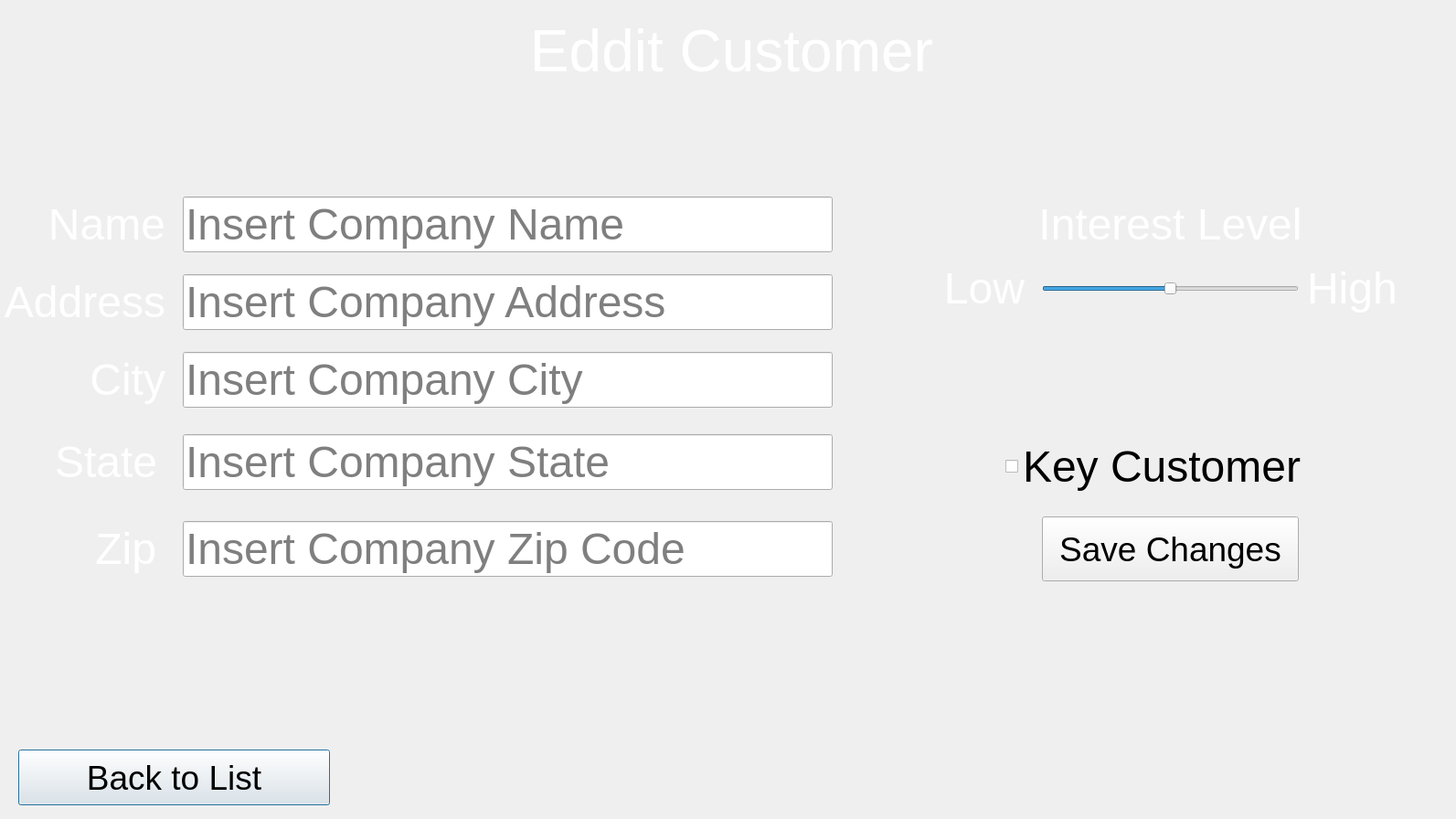
<?xml version="1.0" encoding="UTF-8"?>
<ui version="4.0">
 <class>editInfo</class>
 <widget class="QDialog" name="editInfo">
  <property name="geometry">
   <rect>
    <x>0</x>
    <y>0</y>
    <width>1593</width>
    <height>896</height>
   </rect>
  </property>
  <property name="windowTitle">
   <string>Dialog</string>
  </property>
  <widget class="QSlider" name="InterestSlider">
   <property name="geometry">
    <rect>
     <x>1140</x>
     <y>295</y>
     <width>281</width>
     <height>41</height>
    </rect>
   </property>
   <property name="maximum">
    <number>2</number>
   </property>
   <property name="sliderPosition">
    <number>1</number>
   </property>
   <property name="orientation">
    <enum>Qt::Horizontal</enum>
   </property>
  </widget>
  <widget class="QLineEdit" name="nameLineEdit">
   <property name="geometry">
    <rect>
     <x>200</x>
     <y>215</y>
     <width>711</width>
     <height>61</height>
    </rect>
   </property>
   <property name="font">
    <font>
     <pointsize>36</pointsize>
    </font>
   </property>
   <property name="placeholderText">
    <string>Insert Company Name</string>
   </property>
  </widget>
  <widget class="QLabel" name="label_5">
   <property name="geometry">
    <rect>
     <x>50</x>
     <y>565</y>
     <width>121</width>
     <height>71</height>
    </rect>
   </property>
   <property name="font">
    <font>
     <pointsize>10</pointsize>
    </font>
   </property>
   <property name="text">
    <string>&lt;html&gt;&lt;head/&gt;&lt;body&gt;&lt;p&gt;&lt;span style=&quot; font-size:36pt; color:#ffffff;&quot;&gt;Zip&lt;/span&gt;&lt;/p&gt;&lt;/body&gt;&lt;/html&gt;</string>
   </property>
   <property name="alignment">
    <set>Qt::AlignRight|Qt::AlignTrailing|Qt::AlignVCenter</set>
   </property>
  </widget>
  <widget class="QLabel" name="label_4">
   <property name="geometry">
    <rect>
     <x>60</x>
     <y>475</y>
     <width>111</width>
     <height>61</height>
    </rect>
   </property>
   <property name="font">
    <font>
     <pointsize>10</pointsize>
    </font>
   </property>
   <property name="text">
    <string>&lt;html&gt;&lt;head/&gt;&lt;body&gt;&lt;p&gt;&lt;span style=&quot; font-size:36pt; color:#ffffff;&quot;&gt;State&lt;/span&gt;&lt;/p&gt;&lt;/body&gt;&lt;/html&gt;</string>
   </property>
   <property name="alignment">
    <set>Qt::AlignRight|Qt::AlignTrailing|Qt::AlignVCenter</set>
   </property>
  </widget>
  <widget class="QPushButton" name="pushButton_2">
   <property name="geometry">
    <rect>
     <x>20</x>
     <y>820</y>
     <width>341</width>
     <height>61</height>
    </rect>
   </property>
   <property name="font">
    <font>
     <pointsize>28</pointsize>
    </font>
   </property>
   <property name="text">
    <string>Back to List</string>
   </property>
  </widget>
  <widget class="QLabel" name="label_7">
   <property name="geometry">
    <rect>
     <x>1130</x>
     <y>215</y>
     <width>301</width>
     <height>61</height>
    </rect>
   </property>
   <property name="font">
    <font>
     <pointsize>36</pointsize>
    </font>
   </property>
   <property name="text">
    <string>&lt;html&gt;&lt;head/&gt;&lt;body&gt;&lt;p&gt;&lt;span style=&quot; color:#ffffff;&quot;&gt;Interest Level&lt;/span&gt;&lt;/p&gt;&lt;/body&gt;&lt;/html&gt;</string>
   </property>
   <property name="alignment">
    <set>Qt::AlignCenter</set>
   </property>
  </widget>
  <widget class="QLabel" name="label_3">
   <property name="geometry">
    <rect>
     <x>50</x>
     <y>385</y>
     <width>131</width>
     <height>61</height>
    </rect>
   </property>
   <property name="font">
    <font>
     <pointsize>10</pointsize>
    </font>
   </property>
   <property name="text">
    <string>&lt;html&gt;&lt;head/&gt;&lt;body&gt;&lt;p&gt;&lt;span style=&quot; font-size:36pt; color:#ffffff;&quot;&gt;City&lt;/span&gt;&lt;/p&gt;&lt;/body&gt;&lt;/html&gt;</string>
   </property>
   <property name="alignment">
    <set>Qt::AlignRight|Qt::AlignTrailing|Qt::AlignVCenter</set>
   </property>
  </widget>
  <widget class="QLabel" name="label_6">
   <property name="geometry">
    <rect>
     <x>1030</x>
     <y>285</y>
     <width>91</width>
     <height>61</height>
    </rect>
   </property>
   <property name="font">
    <font>
     <pointsize>8</pointsize>
    </font>
   </property>
   <property name="text">
    <string>&lt;html&gt;&lt;head/&gt;&lt;body&gt;&lt;p&gt;&lt;span style=&quot; font-size:36pt; color:#ffffff;&quot;&gt;Low&lt;/span&gt;&lt;/p&gt;&lt;/body&gt;&lt;/html&gt;</string>
   </property>
   <property name="alignment">
    <set>Qt::AlignRight|Qt::AlignTrailing|Qt::AlignVCenter</set>
   </property>
  </widget>
  <widget class="QLineEdit" name="zipLineEdit">
   <property name="geometry">
    <rect>
     <x>200</x>
     <y>570</y>
     <width>711</width>
     <height>61</height>
    </rect>
   </property>
   <property name="font">
    <font>
     <pointsize>36</pointsize>
    </font>
   </property>
   <property name="placeholderText">
    <string>Insert Company Zip Code</string>
   </property>
  </widget>
  <widget class="QCheckBox" name="keyCheckBox">
   <property name="geometry">
    <rect>
     <x>1100</x>
     <y>475</y>
     <width>361</width>
     <height>71</height>
    </rect>
   </property>
   <property name="palette">
    <palette>
     <active>
      <colorrole role="WindowText">
       <brush brushstyle="SolidPattern">
        <color alpha="255">
         <red>255</red>
         <green>255</green>
         <blue>255</blue>
        </color>
       </brush>
      </colorrole>
     </active>
     <inactive>
      <colorrole role="WindowText">
       <brush brushstyle="SolidPattern">
        <color alpha="255">
         <red>0</red>
         <green>0</green>
         <blue>0</blue>
        </color>
       </brush>
      </colorrole>
     </inactive>
     <disabled>
      <colorrole role="WindowText">
       <brush brushstyle="SolidPattern">
        <color alpha="255">
         <red>120</red>
         <green>120</green>
         <blue>120</blue>
        </color>
       </brush>
      </colorrole>
     </disabled>
    </palette>
   </property>
   <property name="font">
    <font>
     <pointsize>36</pointsize>
     <kerning>true</kerning>
    </font>
   </property>
   <property name="focusPolicy">
    <enum>Qt::StrongFocus</enum>
   </property>
   <property name="contextMenuPolicy">
    <enum>Qt::DefaultContextMenu</enum>
   </property>
   <property name="acceptDrops">
    <bool>false</bool>
   </property>
   <property name="text">
    <string>Key Customer</string>
   </property>
   <property name="iconSize">
    <size>
     <width>32</width>
     <height>32</height>
    </size>
   </property>
   <property name="shortcut">
    <string/>
   </property>
   <property name="checked">
    <bool>false</bool>
   </property>
  </widget>
  <widget class="QLabel" name="label">
   <property name="geometry">
    <rect>
     <x>40</x>
     <y>215</y>
     <width>141</width>
     <height>61</height>
    </rect>
   </property>
   <property name="font">
    <font>
     <pointsize>10</pointsize>
    </font>
   </property>
   <property name="text">
    <string>&lt;html&gt;&lt;head/&gt;&lt;body&gt;&lt;p&gt;&lt;span style=&quot; font-size:36pt; color:#ffffff;&quot;&gt;Name&lt;/span&gt;&lt;/p&gt;&lt;/body&gt;&lt;/html&gt;</string>
   </property>
   <property name="alignment">
    <set>Qt::AlignRight|Qt::AlignTrailing|Qt::AlignVCenter</set>
   </property>
  </widget>
  <widget class="QLabel" name="label_9">
   <property name="geometry">
    <rect>
     <x>10</x>
     <y>20</y>
     <width>1581</width>
     <height>71</height>
    </rect>
   </property>
   <property name="font">
    <font>
     <pointsize>14</pointsize>
    </font>
   </property>
   <property name="text">
    <string>&lt;html&gt;&lt;head/&gt;&lt;body&gt;&lt;p&gt;&lt;span style=&quot; font-size:48pt; color:#ffffff;&quot;&gt;Eddit Customer&lt;/span&gt;&lt;/p&gt;&lt;/body&gt;&lt;/html&gt;</string>
   </property>
   <property name="alignment">
    <set>Qt::AlignCenter</set>
   </property>
  </widget>
  <widget class="QLineEdit" name="cityLineEdit">
   <property name="geometry">
    <rect>
     <x>200</x>
     <y>385</y>
     <width>711</width>
     <height>61</height>
    </rect>
   </property>
   <property name="font">
    <font>
     <pointsize>36</pointsize>
    </font>
   </property>
   <property name="placeholderText">
    <string>Insert Company City</string>
   </property>
  </widget>
  <widget class="QLabel" name="label_10">
   <property name="geometry">
    <rect>
     <x>10</x>
     <y>10</y>
     <width>1581</width>
     <height>881</height>
    </rect>
   </property>
   <property name="text">
    <string/>
   </property>
   <property name="pixmap">
    <pixmap>CUSTOM IMAGES/niagara-falls.jpg</pixmap>
   </property>
   <property name="scaledContents">
    <bool>true</bool>
   </property>
  </widget>
  <widget class="QLabel" name="label_2">
   <property name="geometry">
    <rect>
     <x>0</x>
     <y>300</y>
     <width>181</width>
     <height>61</height>
    </rect>
   </property>
   <property name="font">
    <font>
     <pointsize>10</pointsize>
    </font>
   </property>
   <property name="text">
    <string>&lt;html&gt;&lt;head/&gt;&lt;body&gt;&lt;p&gt;&lt;span style=&quot; font-size:36pt; color:#ffffff;&quot;&gt;Address&lt;/span&gt;&lt;/p&gt;&lt;/body&gt;&lt;/html&gt;</string>
   </property>
   <property name="alignment">
    <set>Qt::AlignRight|Qt::AlignTrailing|Qt::AlignVCenter</set>
   </property>
  </widget>
  <widget class="QPushButton" name="pushButton">
   <property name="geometry">
    <rect>
     <x>1140</x>
     <y>565</y>
     <width>281</width>
     <height>71</height>
    </rect>
   </property>
   <property name="font">
    <font>
     <pointsize>28</pointsize>
    </font>
   </property>
   <property name="text">
    <string>Save Changes</string>
   </property>
  </widget>
  <widget class="QLabel" name="label_8">
   <property name="geometry">
    <rect>
     <x>1430</x>
     <y>275</y>
     <width>111</width>
     <height>81</height>
    </rect>
   </property>
   <property name="font">
    <font>
     <pointsize>8</pointsize>
    </font>
   </property>
   <property name="text">
    <string>&lt;html&gt;&lt;head/&gt;&lt;body&gt;&lt;p&gt;&lt;span style=&quot; font-size:36pt; color:#ffffff;&quot;&gt;High&lt;/span&gt;&lt;/p&gt;&lt;/body&gt;&lt;/html&gt;</string>
   </property>
  </widget>
  <widget class="QLineEdit" name="addressLineEdit">
   <property name="geometry">
    <rect>
     <x>200</x>
     <y>300</y>
     <width>711</width>
     <height>61</height>
    </rect>
   </property>
   <property name="font">
    <font>
     <pointsize>36</pointsize>
    </font>
   </property>
   <property name="placeholderText">
    <string>Insert Company Address</string>
   </property>
  </widget>
  <widget class="QLineEdit" name="stateLineEdit">
   <property name="geometry">
    <rect>
     <x>200</x>
     <y>475</y>
     <width>711</width>
     <height>61</height>
    </rect>
   </property>
   <property name="font">
    <font>
     <pointsize>36</pointsize>
    </font>
   </property>
   <property name="placeholderText">
    <string>Insert Company State</string>
   </property>
  </widget>
  <zorder>label_10</zorder>
  <zorder>InterestSlider</zorder>
  <zorder>nameLineEdit</zorder>
  <zorder>label_5</zorder>
  <zorder>label_4</zorder>
  <zorder>pushButton_2</zorder>
  <zorder>label_7</zorder>
  <zorder>label_3</zorder>
  <zorder>label_6</zorder>
  <zorder>zipLineEdit</zorder>
  <zorder>keyCheckBox</zorder>
  <zorder>label</zorder>
  <zorder>label_9</zorder>
  <zorder>cityLineEdit</zorder>
  <zorder>label_2</zorder>
  <zorder>pushButton</zorder>
  <zorder>label_8</zorder>
  <zorder>addressLineEdit</zorder>
  <zorder>stateLineEdit</zorder>
 </widget>
 <resources/>
 <connections/>
</ui>
